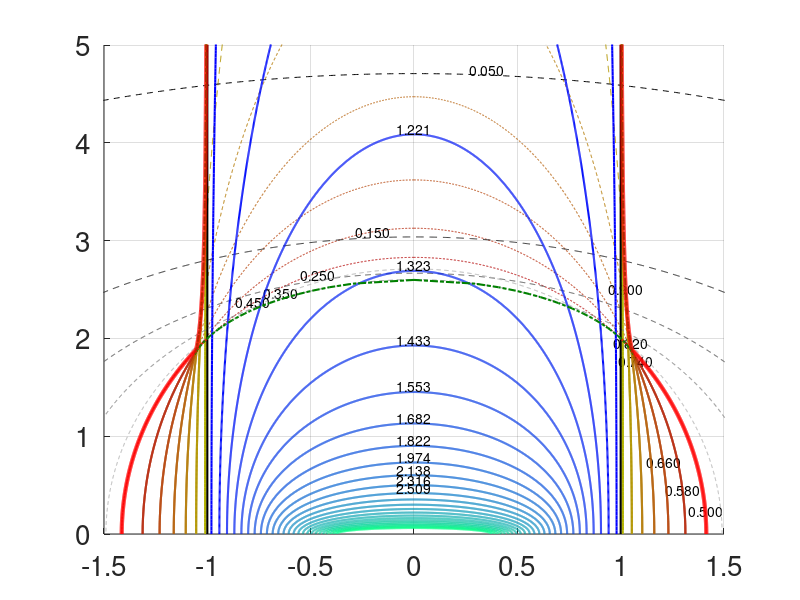

MATLAB code to generate this figure:
function system2_reduced()
% The reduced equation is
% \dot{v}_R & = \tilde{\mu}(1 - |v|^2)v_R - \tilde{\sigma} v_I - 1,\\
% \dot{v}_I & = \tilde{\mu}(1 - |v|^2)v_I + \tilde{\sigma} v_R.  
% Plot the level sets of |v|^2
% Let a: = 1 - |v|^2
% Then v_R = mu*a/(mu^2*a^2 + s^2), v_I = - s/(mu^2*a^2 + s^2).
% The equation for a is 1 - a = 1/(mu^2*a^2 + s^2), or 
% (mu^2*a^2 + s^2)(1 - a) = 1
% Hence, mu and s satisfying for a given |v|^2 lie on the ellipse
% mu^2*(1 - |v|^2)^2 + s^2 = 1/|v|^2
% Stability conditions: 
% det J = mu^2*(1-|v|^2)*(1 - 3*|v|^2) + s^2 > 0
% tr J = mu*(1 - 2*|v|^2) < 0
% Hence, |v|^2 > 1/2 for stability
% |v|^2 takes all values from 1/2 to +\infty
%
% Stability boundary. Trace. |v|^2 = 0.5.
% Then the ellipse is 0.25*mu^2 + s^2 = 2.
%
% Stability boundary. Determinant. 
% s^2 > mu^2*(3|v|^2 -1)*(1-|v|^2)
%%
fsz = 20;
flag = 0;
% flag = 0 ==> plot phase diagram
% flag = 1 ==> plot bifuration diagrams
s = 0.75;
%================================================

detJ = @(mu,s,v2) mu.^2*(1-v2)*(1 - 3*v2) + s.^2;
trJ = @(mu,s,v2) mu*(1 - 2*v2);

if flag == 0
    Nt = 2000;
    lwt_bdry = 3;
    lwt1 = 1.5;
    lwt2 = 0.5;
    fsz = 20;
    xmin = -1.5;
    xmax = 1.5;
    ymin = 0;
    ymax = 5;
    
    figure(1); clf; hold on
    grid
       
    % plot solutions with |v|^2 < 1
    v2vals = 0.5 : 0.08 : 0.98; % used to be 0.08
    Nv = length(v2vals);
    col = 0.7*autumn(Nv);
    for j = 1 : Nv
        v2 = v2vals(j);
        [r1,r2] = get_radius(v2);
        ang = get_angle(v2);
        t = linspace(0,pi/2,Nt);
        [r1,r2] = get_radius(v2);
        x = r1*cos(t);
        y = r2*sin(t);
        dJ = detJ(y,x,v2);
        tJ = trJ(y,x,v2);
        ind = find(dJ > 0 & tJ < 0);
        plot(r1*cos(t(ind)),r2*sin(t(ind)),'LineWidth', lwt1, 'color',col(j,:));
        plot(-r1*cos(t(ind)),r2*sin(t(ind)),'LineWidth', lwt1, 'color',col(j,:));
        ind = find((dJ > 0 & tJ > 0) | dJ < 0);
        plot(r1*cos(t(ind)),r2*sin(t(ind)),'--','LineWidth', lwt2, 'color',col(j,:));
        if j <=3 
             t1 = t(round(j*Nt/25));
        else
             t1 = t(round((9-j)*Nt/20));
        end
        text(r1*cos(t1),abs(r2)*sin(t1),sprintf("%.3f",v2),'VerticalAlignment', 'bottom', 'HorizontalAlignment', 'center');
    end
    for j = 1 : Nv
        v2 = v2vals(j);
        [r1,r2] = get_radius(v2);
        ang = get_angle(v2);
        t = linspace(pi/2,pi,Nt);
        [r1,r2] = get_radius(v2);
        x = r1*cos(t);
        y = r2*sin(t);
        dJ = detJ(y,x,v2);
        tJ = trJ(y,x,v2);
        ind = find(dJ > 0 & tJ < 0);
        plot(r1*cos(t(ind)),r2*sin(t(ind)),'LineWidth', lwt1, 'color',col(j,:));
        plot(-r1*cos(t(ind)),r2*sin(t(ind)),'LineWidth', lwt1, 'color',col(j,:));
        ind = find((dJ > 0 & tJ >= 0) | dJ <= 0);
        plot(r1*cos(t(ind)),r2*sin(t(ind)),'--','LineWidth', lwt2, 'color',col(j,:));
        % if j <=3 
        %      t1 = t(round(j*Nt/25));
        % else
        %      t1 = t(round((9-j)*Nt/20));
        % end
        % text(r1*cos(t1),abs(r2)*sin(t1),sprintf("%.3f",v2),'VerticalAlignment', 'bottom', 'HorizontalAlignment', 'center');
    end

        % plot solutions with |v|^2 < 1
    v2vals = 0.05 : 0.1 : 0.45;
    Nv = length(v2vals);
    col = 0.7*gray(Nv);
    for j = 1 : Nv
        v2 = v2vals(j);
        [r1,r2] = get_radius(v2);
        t = linspace(0,pi,Nt);
        plot(r1*cos(t),r2*sin(t),'--','LineWidth', lwt2, 'color',col(j,:));
        t1 = t(round((j+8.5)*Nt/20));
        text(r1*cos(t1),abs(r2)*sin(t1),sprintf("%.3f",v2),'VerticalAlignment', 'bottom', 'HorizontalAlignment', 'center');
    end

    
    % plot |v|^2 = 1
    plot([-1,-1],[0,ymax],'LineWidth', lwt1, 'color','k');
    plot([1,1],[0,ymax],'LineWidth', lwt1, 'color','k');
    
    % plot solutions with |v|^2 > 1
    v2vals = exp(0.01 : 0.02 : 0.5).^4;
    Nv = length(v2vals);
    col = winter(Nv);
    for j = 1 : Nv
        v2 = v2vals(j);
        [r1,r2] = get_radius(v2);
        t = linspace(0,pi,Nt);
        plot(r1*cos(t),abs(r2)*sin(t),'LineWidth', lwt1, 'color',col(j,:));
        if v2 < 2.7
            t1 = t(round(Nt/2));
            text(r1*cos(t1),abs(r2)*sin(t1),sprintf("%.3f",v2),'VerticalAlignment', 'bottom', 'HorizontalAlignment', 'center');
        end
    end
    
        % trace boundary
    v2 = 0.5;
    ang = get_angle(v2);
    t = linspace(0,pi,Nt);
    [r1,r2] = get_radius(v2);
    x = r1*cos(t);
    y = r2*sin(t);
    axy = angle(x + 1i*y);%atan(r1/r2*tan(angle(x + 1i*y))); %
    ind = find(axy < ang);
    plot(r1*cos(t(ind)),r2*sin(t(ind)),'LineWidth', lwt1, 'color','r');
    plot(-r1*cos(t(ind)),r2*sin(t(ind)),'LineWidth', lwt1, 'color','r');
    % ind = find(axy > ang & axy < pi - ang);
    % plot(r1*cos(t(ind)),r2*sin(t(ind)),'--','LineWidth', lwt2, 'color','r');
    
    % det boundary
    v2vals = 1-1./linspace(2,100,2000);
    Nev = length(v2vals);
    bdry = zeros(Nev,2);
    for j = 1 : Nev
        v2 = v2vals(j);
        [r1,r2] = get_radius(v2);
        t = linspace(0,pi,Nt);
        x = r1*cos(t);
        y = r2*sin(t);
        axy = atan(r1/r2*tan(angle(x + 1i*y)));%angle(x + 1i*y);
        ang = get_angle(v2);
        tstar = interp1(axy,t,ang);
        bdry(j,:) = [r1*cos(tstar),r2*sin(tstar)];
    end
    
    % plot(bdry(:,1),bdry(:,2),'LineWidth',lwt_bdry,'color',[0.5,0,0]);
    % plot(-bdry(:,1),bdry(:,2),'LineWidth',lwt_bdry,'color',[0.5,0,0]);

    % plot(bdry(:,1),bdry(:,2),'-.','LineWidth',lwt1,'color',[0.5,0,0]);
    % plot(-bdry(:,1),bdry(:,2),'-.','LineWidth',lwt1,'color',[0.5,0,0]);

    % three roots boundary
    v2 = linspace(1/3,0.999,100);
    s = sqrt((3*v2 - 1)./(2*v2.^2));
    m = sqrt(0.5./(v2.^2.*(1-v2)));
    plot(s,m,'-.','LineWidth',lwt1,'color',[0,0.5,0]);
    plot(-s,m,'-.','LineWidth',lwt1,'color',[0,0.5,0]);



    % sync boundary
    v2star = 0.75; %(13+sqrt(41))/32;
    v2vals = 1-1./linspace(1/(1-v2star),100,2000);
    Nev = length(v2vals);
    bdry = zeros(Nev,2);
    for j = 1 : Nev
        v2 = v2vals(j);
        [r1,r2] = get_radius(v2);
        t = linspace(0,pi,Nt);
        x = r1*cos(t);
        y = r2*sin(t);
        axy = angle(x + 1i*y);
        ang = get_angle(v2);
        tstar = interp1(axy,t,ang);
        bdry(j,:) = [r1*cos(tstar),r2*sin(tstar)];
    end
    
    plot(bdry(:,1),bdry(:,2),'LineWidth',lwt_bdry,'color','r');
    plot(-bdry(:,1),bdry(:,2),'LineWidth',lwt_bdry,'color','r');

    v2 = 0.5;
    ang = get_angle(v2star);
    t = linspace(0,pi,Nt);
    [r1,r2] = get_radius(v2);
    x = r1*cos(t);
    y = r2*sin(t);
    axy = angle(x + 1i*y);
    ind = find(axy < ang);
    plot(r1*cos(t(ind)),r2*sin(t(ind)),'LineWidth', lwt_bdry, 'color','r');
    plot(-r1*cos(t(ind)),r2*sin(t(ind)),'LineWidth', lwt_bdry, 'color','r');
    % ind = find(axy > ang & axy < pi - ang);
    % plot(r1*cos(t(ind)),r2*sin(t(ind)),'--','LineWidth', lwt2, 'color','r');

    
    set(gca,'Fontsize',fsz);
    % xlabel(s,'Fontsize',fsz);
    % ylabel(\tilde{\mu},'Fontsize',fsz);
    % plot([0.99,1.08,1.08,0.99,0.99],[1.8,1.8,2.05,2.05,1.8],'color','k')

    axis([xmin,xmax,ymin,ymax])
    % axis([0.99,1.08,1.8,2.05])
end
%% flag == 1
if flag == 1
    mumin = 0;
    mumax = 5;
    vmax = min(3,1/s^2);

    figure(1); clf; hold on
    mu = @(x) (1-s^2*x)./(x.*(1-x).^2);
    v2 = linspace(1.01,vmax,100);
    m = sqrt(mu(v2));
    plot(m,v2,'LineWidth',3,'Color','r');
    v2 = linspace(0.001,0.999,100);
    m = sqrt(mu(v2));

    ind = find(m.^2.*((v2-1).*(3*v2 - 1))+ s^2 <= 0 | v2 <= 0.5);
    if ~isempty(ind)
        plot(m(ind),v2(ind),'--','LineWidth',3,'Color','r');
    end
    ind = find(m.^2.*((v2-1).*(3*v2 - 1))+ s^2 > 0 & v2 > 0.5);
    plot(m(ind),v2(ind),'LineWidth',3,'Color','r');
    axis([mumin,mumax,0,3])
    plot([mumin,mumax],[1,1],'--','color','k')
    set(gca,'Fontsize',fsz);
end
end
%%
function ang = get_angle(v2)
ang = atan(1./sqrt((3*v2 - 1).*(1-v2)));
end
%%
function [r1,r2] = get_radius(v2)
    r2 = 1./(sqrt(v2).*abs((1 - v2)));
    r1 = 1./sqrt(v2);
end

%%
%%
function [r1,r2] = get_radius_minus(v2)
    r2 = 1./(sqrt(v2).*abs((1 + v2)));
    r1 = 1./sqrt(v2);
end